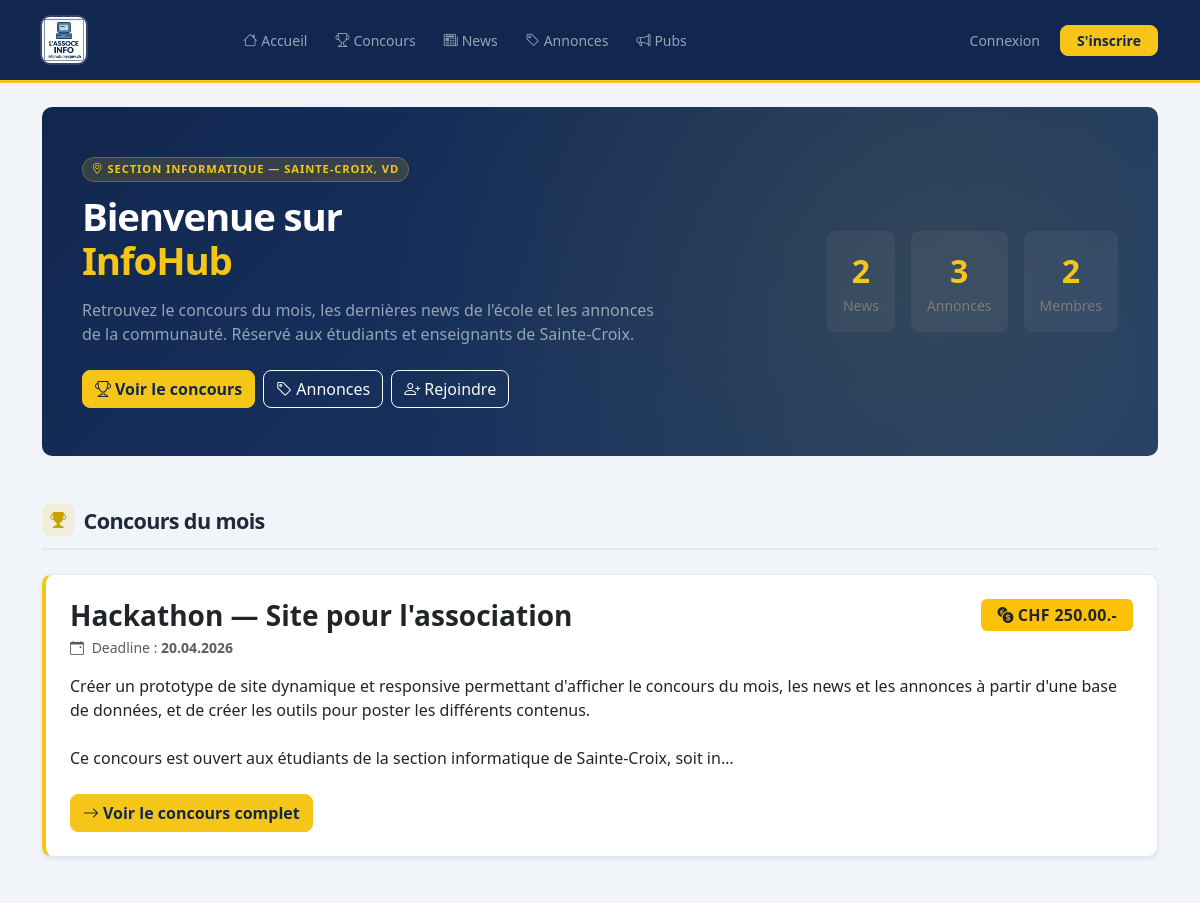
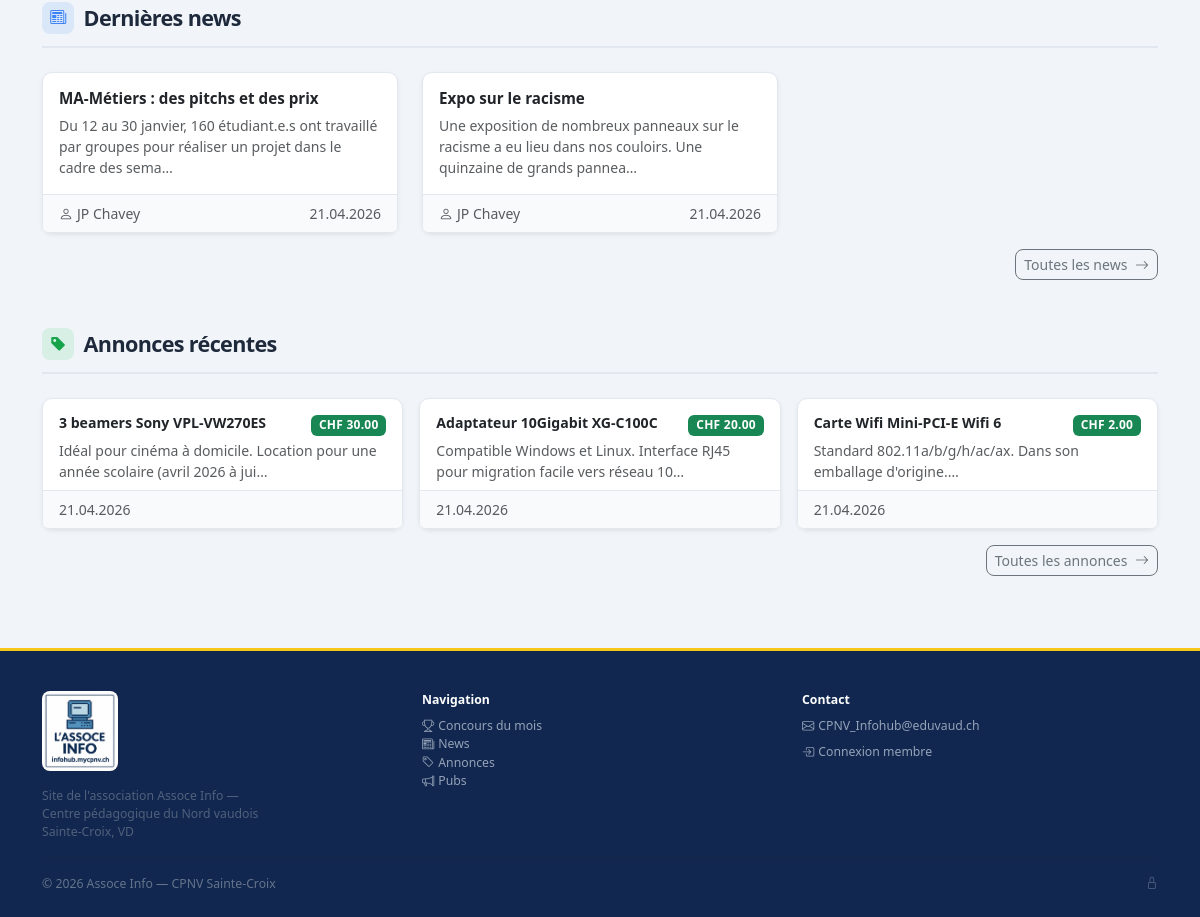
The page / on the database its author committed (2 pictures, top to bottom).
### tables this page shows
CREATE TABLE IF NOT EXISTS concours (
    id          INT AUTO_INCREMENT PRIMARY KEY,
    titre       VARCHAR(200) NOT NULL,
    description TEXT         NOT NULL,
    prix        DECIMAL(10,2) DEFAULT NULL,
    deadline    DATE          DEFAULT NULL,
    pdf_url     VARCHAR(500)  DEFAULT NULL,
    actif       BOOLEAN   NOT NULL DEFAULT 1,
    created_at  TIMESTAMP DEFAULT CURRENT_TIMESTAMP
);

CREATE TABLE IF NOT EXISTS news (
    id          INT AUTO_INCREMENT PRIMARY KEY,
    titre       VARCHAR(200) NOT NULL,
    contenu     TEXT         NOT NULL,
    auteur      VARCHAR(100) NOT NULL,
    image       VARCHAR(500) DEFAULT NULL,
    created_at  TIMESTAMP DEFAULT CURRENT_TIMESTAMP
);

CREATE TABLE IF NOT EXISTS annonces (
    id            INT AUTO_INCREMENT PRIMARY KEY,
    titre         VARCHAR(200) NOT NULL,
    description   TEXT         NOT NULL,
    prix          DECIMAL(10,2) DEFAULT NULL,
    image         VARCHAR(500)  DEFAULT NULL,
    contact_email VARCHAR(150)  NOT NULL,
    actif         BOOLEAN   NOT NULL DEFAULT 1,
    created_at    TIMESTAMP DEFAULT CURRENT_TIMESTAMP
);

### config.php (called while the page is built, shortened)
<?php
function isLoggedIn(): bool {
    return isset($_SESSION['user_id']);
}

### index.php (the view, shortened to what this page needs)
<?php
require_once __DIR__ . '/config.php';
$db = getDB();
$concours = $db->query('SELECT * FROM concours WHERE actif = 1 ORDER BY created_at DESC LIMIT 1')->fetch();
$news     = $db->query('SELECT * FROM news ORDER BY created_at DESC LIMIT 3')->fetchAll();
$annonces = $db->query('SELECT * FROM annonces WHERE actif = 1 ORDER BY created_at DESC LIMIT 6')->fetchAll();
require_once __DIR__ . '/includes/header.php';
?>
<div class="ih-hero mb-5">
    <div class="row align-items-center g-4">
        <div class="col-lg-7">
            <span class="badge-hero"><i class="bi bi-geo-alt me-1"></i>Section informatique — Sainte-Croix, VD</span>
            <h1>Bienvenue sur<br><span style="color:var(--ih-yellow)">InfoHub</span></h1>
            <p class="lead mt-3 mb-4">
                Retrouvez le concours du mois, les dernières news de l'école
                et les annonces de la communauté. Réservé aux étudiants et enseignants de Sainte-Croix.
            </p>
            <div class="d-flex gap-2 flex-wrap">
                <a href="<?= BASE_URL ?>/concours.php" class="btn btn-warning fw-semibold">
                    <i class="bi bi-trophy me-1"></i>Voir le concours
                </a>
                <a href="<?= BASE_URL ?>/annonces.php" class="btn btn-outline-light">
                    <i class="bi bi-tag me-1"></i>Annonces
                </a>
                <?php if (!isLoggedIn()): ?>
                    <a href="<?= BASE_URL ?>/register.php" class="btn btn-outline-light">
                        <i class="bi bi-person-plus me-1"></i>Rejoindre
                    </a>
                <?php endif; ?>
            </div>
        </div>
        <div class="col-lg-5 d-none d-lg-flex justify-content-end">
            <div class="d-flex gap-3 flex-wrap justify-content-end">
                <div class="text-center p-3 rounded-3" style="background:rgba(255,255,255,.05)">
                    <div class="fw-bold fs-2" style="color:var(--ih-yellow)"><?= $db->query('SELECT COUNT(*) FROM news')->fetchColumn() ?></div>
                    <div class="small text-secondary">News</div>
                </div>
                <div class="text-center p-3 rounded-3" style="background:rgba(255,255,255,.05)">
                    <div class="fw-bold fs-2" style="color:var(--ih-yellow)"><?= $db->query('SELECT COUNT(*) FROM annonces WHERE actif=1')->fetchColumn() ?></div>
                    <div class="small text-secondary">Annonces</div>
                </div>
                <div class="text-center p-3 rounded-3" style="background:rgba(255,255,255,.05)">
                    <div class="fw-bold fs-2" style="color:var(--ih-yellow)"><?= $db->query('SELECT COUNT(*) FROM utilisateurs')->fetchColumn() ?></div>
                    <div class="small text-secondary">Membres</div>
                </div>
            </div>
        </div>
    </div>
</div>
<?php if ($concours): ?>
<section class="mb-5">
    <h2 class="ih-section-title">
        <span class="ih-icon ih-icon-yellow"><i class="bi bi-trophy-fill"></i></span>
        Concours du mois
    </h2>
    <div class="card concours-card shadow-sm">
        <div class="card-body p-4">
            <div class="d-flex justify-content-between align-items-start flex-wrap gap-3 mb-3">
                <div>
                    <h3 class="fw-bold mb-1"><?= htmlspecialchars($concours['titre']) ?></h3>
                    <?php if ($concours['deadline']): ?>
                        <p class="text-muted small mb-0">
                            <i class="bi bi-calendar-event me-1"></i>
                            Deadline : <strong><?= date('d.m.Y', strtotime($concours['deadline'])) ?></strong>
                        </p>
                    <?php endif; ?>
                </div>
                <?php if ($concours['prix']): ?>
                    <span class="badge bg-warning text-dark fs-6 px-3 py-2">
                        <i class="bi bi-currency-exchange me-1"></i>CHF <?= number_format($concours['prix'], 2, '.', "'") ?>.-
                    </span>
                <?php endif; ?>
            </div>
            <p class="card-text mb-4" style="white-space:pre-line"><?= htmlspecialchars(mb_substr($concours['description'], 0, 300)) ?>…</p>
            <div class="d-flex gap-2 flex-wrap">
                <a href="<?= BASE_URL ?>/concours.php" class="btn btn-warning fw-semibold">
                    <i class="bi bi-arrow-right me-1"></i>Voir le concours complet
                </a>
            </div>
        </div>
    </div>
</section>
<?php endif; ?>
<section class="mb-5">
    <h2 class="ih-section-title">
        <span class="ih-icon ih-icon-blue"><i class="bi bi-newspaper"></i></span>
        Dernières news
    </h2>
    <?php if ($news): ?>
        <div class="row g-4">
            <?php foreach ($news as $article): ?>
                <div class="col-md-4">
                    <a href="<?= BASE_URL ?>/news.php?id=<?= $article['id'] ?>" class="text-decoration-none">
                        <div class="card h-100 card-hover shadow-sm">
                            <div class="card-body d-flex flex-column">
                                <h5 class="card-title fw-semibold text-dark mb-2" style="font-size:.95rem">
                                    <?= htmlspecialchars($article['titre']) ?>
                                </h5>
                                <p class="card-text text-muted small flex-grow-1">
                                    <?= htmlspecialchars(mb_substr($article['contenu'], 0, 110)) ?>…
                                </p>
                            </div>
                            <div class="card-footer d-flex justify-content-between align-items-center small">
                                <span class="text-muted"><i class="bi bi-person me-1"></i><?= htmlspecialchars($article['auteur']) ?></span>
                                <span class="text-muted"><?= date('d.m.Y', strtotime($article['created_at'])) ?></span>
                            </div>
                        </div>
                    </a>
                </div>
            <?php endforeach; ?>
        </div>
        <div class="text-end mt-3">
            <a href="<?= BASE_URL ?>/news.php" class="btn btn-outline-secondary btn-sm">
                Toutes les news <i class="bi bi-arrow-right ms-1"></i>
            </a>
        </div>
    <?php else: ?>
        <p class="text-muted">Aucune news pour le moment.</p>
    <?php endif; ?>
</section>
<section class="mb-5">
    <h2 class="ih-section-title">
        <span class="ih-icon ih-icon-green"><i class="bi bi-tag-fill"></i></span>
        Annonces récentes
    </h2>
    <?php if ($annonces): ?>
        <div class="row g-3">
            <?php foreach ($annonces as $annonce): ?>
                <div class="col-md-6 col-lg-4">
                    <a href="<?= BASE_URL ?>/annonce.php?id=<?= $annonce['id'] ?>" class="text-decoration-none">
                        <div class="card h-100 card-hover shadow-sm">
                            <div class="card-body pb-2">
                                <div class="d-flex justify-content-between align-items-start gap-2 mb-1">
                                    <h6 class="card-title fw-semibold text-dark mb-0" style="font-size:.88rem">
                                        <?= htmlspecialchars($annonce['titre']) ?>
                                    </h6>
                                    <?php if ($annonce['prix'] !== null): ?>
                                        <span class="badge bg-success text-nowrap">CHF <?= number_format($annonce['prix'], 2, '.', "'") ?></span>
                                    <?php else: ?>
                                        <span class="badge bg-light text-secondary border">À discuter</span>
                                    <?php endif; ?>
                                </div>
                                <p class="card-text text-muted small mb-0">
                                    <?= htmlspecialchars(mb_substr($annonce['description'], 0, 80)) ?>…
                                </p>
                            </div>
                            <div class="card-footer small text-muted">
                                <?= date('d.m.Y', strtotime($annonce['created_at'])) ?>
                            </div>
                        </div>
                    </a>
                </div>
            <?php endforeach; ?>
        </div>
        <div class="text-end mt-3">
            <a href="<?= BASE_URL ?>/annonces.php" class="btn btn-outline-secondary btn-sm">
                Toutes les annonces <i class="bi bi-arrow-right ms-1"></i>
            </a>
        </div>
    <?php else: ?>
        <p class="text-muted">Aucune annonce pour le moment.</p>
    <?php endif; ?>
</section>
<?php require_once __DIR__ . '/includes/footer.php'; ?>

### rows shown on the page
concours: titre "Hackathon — Site pour l'association", deadline "20.04.2026", prix "250.00", description "Créer un prototype de site dynamique et responsive permettant d'afficher le concours du mois, les news et les annonces à partir d'une base de données, et de créer les outils pour poster les différents contenus. Ce concours est ouvert aux étudiants de la section informatique de Sainte-Croix, soit in"
news: titre "MA-Métiers : des pitchs et des prix", contenu "Du 12 au 30 janvier, 160 étudiant.e.s ont travaillé par groupes pour réaliser un projet dans le cadre des sema", auteur "JP Chavey", created_at "21.04.2026"
news: titre "Expo sur le racisme", contenu "Une exposition de nombreux panneaux sur le racisme a eu lieu dans nos couloirs. Une quinzaine de grands pannea", auteur "JP Chavey", created_at "21.04.2026"
annonces: titre "3 beamers Sony VPL-VW270ES", prix "30.00", description "Idéal pour cinéma à domicile. Location pour une année scolaire (avril 2026 à jui", created_at "21.04.2026"
annonces: titre "Adaptateur 10Gigabit XG-C100C", prix "20.00", description "Compatible Windows et Linux. Interface RJ45 pour migration facile vers réseau 10", created_at "21.04.2026"
annonces: titre "Carte Wifi Mini-PCI-E Wifi 6", prix "2.00", description "Standard 802.11a/b/g/h/ac/ax. Dans son emballage d'origine.", created_at "21.04.2026"

### other values the page prints
$db->query('SELECT COUNT(*) FROM news')->fetchColumn() "2"
$db->query('SELECT COUNT(*) FROM utilisateurs')->fetchColumn() "2"
